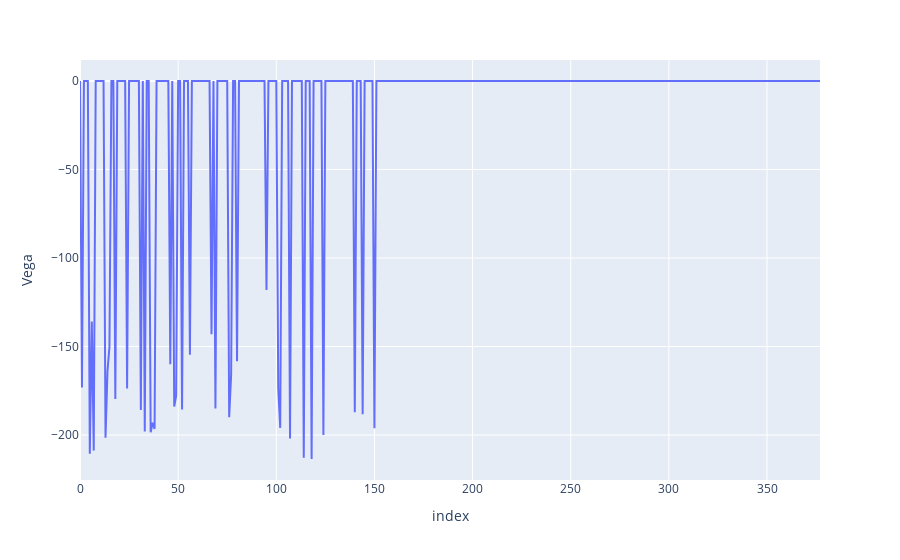

This figure's notebook cell:
### Markdown cell above
### Vega

### Code cell
px.line(greeks_df, y="Vega")

### Figure 1 — Plotly figure (JSON) as saved in the notebook; plotly's stock layout.template omitted (floating-point values rounded to 4 significant figures; data arrays with more than 128 entries replaced by an {"elided": "..."} marker saying what was removed)
{"data": [{"hovertemplate": "index=%{x}<br>Vega=%{y}<extra></extra>", "legendgroup": "", "line": {"color": "#636efa", "dash": "solid"}, "marker": {"symbol": "circle"}, "mode": "lines", "name": "", "orientation": "v", "showlegend": false, "type": "scatter", "x": {"elided": "378 int values"}, "xaxis": "x", "y": {"elided": "378 float values"}, "yaxis": "y"}], "layout": {"legend": {"tracegroupgap": 0}, "margin": {"t": 60}, "xaxis": {"anchor": "y", "domain": [0, 1], "title": {"text": "index"}}, "yaxis": {"anchor": "x", "domain": [0, 1], "title": {"text": "Vega"}}}}
